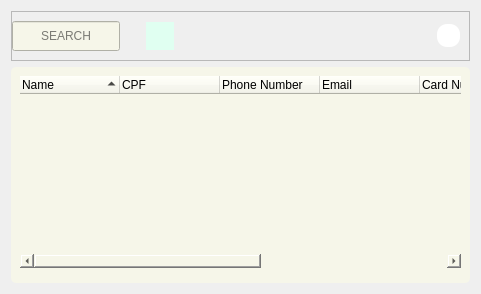
             <widget class="QWidget" name="rmcu_slct">
              <layout class="QVBoxLayout" name="verticalLayout_20">
               <item>
                <widget class="QFrame" name="rmcu_slct_f1">
                 <property name="sizePolicy">
                  <sizepolicy hsizetype="Preferred" vsizetype="Maximum">
                   <horstretch>0</horstretch>
                   <verstretch>0</verstretch>
                  </sizepolicy>
                 </property>
                 <property name="minimumSize">
                  <size>
                   <width>0</width>
                   <height>50</height>
                  </size>
                 </property>
                 <property name="frameShape">
                  <enum>QFrame::StyledPanel</enum>
                 </property>
                 <property name="frameShadow">
                  <enum>QFrame::Raised</enum>
                 </property>
                 <layout class="QHBoxLayout" name="horizontalLayout_8">
                  <property name="leftMargin">
                   <number>0</number>
                  </property>
                  <item>
                   <widget class="QLineEdit" name="rmcu_slct_src">
                    <property name="sizePolicy">
                     <sizepolicy hsizetype="MinimumExpanding" vsizetype="Fixed">
                      <horstretch>0</horstretch>
                      <verstretch>0</verstretch>
                     </sizepolicy>
                    </property>
                    <property name="minimumSize">
                     <size>
                      <width>0</width>
                      <height>30</height>
                     </size>
                    </property>
                    <property name="maximumSize">
                     <size>
                      <width>500</width>
                      <height>16777215</height>
                     </size>
                    </property>
                    <property name="toolTip">
                     <string>&lt;html&gt;&lt;head/&gt;&lt;body&gt;&lt;p&gt;INSERT CLIENT NAME&lt;/p&gt;&lt;/body&gt;&lt;/html&gt;</string>
                    </property>
                    <property name="styleSheet">
                     <string notr="true">QLineEdit{
background-color: rgb(246, 246, 233);
}
QToolTip { 
color: rgb(246, 246, 233);
background-color:rgb(31, 80, 20);
 border: 0px; 
font: 12pt &quot;Fira Sans &quot;;
}</string>
                    </property>
                    <property name="alignment">
                     <set>Qt::AlignCenter</set>
                    </property>
                    <property name="placeholderText">
                     <string>SEARCH</string>
                    </property>
                   </widget>
                  </item>
                  <item>
                   <spacer name="horizontalSpacer_15">
                    <property name="orientation">
                     <enum>Qt::Horizontal</enum>
                    </property>
                    <property name="sizeType">
                     <enum>QSizePolicy::Maximum</enum>
                    </property>
                    <property name="sizeHint" stdset="0">
                     <size>
                      <width>20</width>
                      <height>20</height>
                     </size>
                    </property>
                   </spacer>
                  </item>
                  <item>
                   <widget class="QPushButton" name="rmcu_slct_btn">
                    <property name="sizePolicy">
                     <sizepolicy hsizetype="Minimum" vsizetype="Fixed">
                      <horstretch>0</horstretch>
                      <verstretch>0</verstretch>
                     </sizepolicy>
                    </property>
                    <property name="minimumSize">
                     <size>
                      <width>28</width>
                      <height>0</height>
                     </size>
                    </property>
                    <property name="maximumSize">
                     <size>
                      <width>10</width>
                      <height>28</height>
                     </size>
                    </property>
                    <property name="styleSheet">
                     <string notr="true">QPushButton:hover
{
    border: 3px solid  rgb(205, 255, 225);
	background-color: rgb(200, 255, 220);
}
QPushButton {
	background-image: url(:/img/Interface_files/glass_src.png);
	background-repeat: no-repeat;
	background-color: rgb(224, 255, 241);
	border: 3px solid rgb(224, 255, 241);
}

/*background: center;*/

/*background: center;*/
</string>
                    </property>
                    <property name="text">
                     <string/>
                    </property>
                   </widget>
                  </item>
                  <item>
                   <spacer name="horizontalSpacer_14">
                    <property name="orientation">
                     <enum>Qt::Horizontal</enum>
                    </property>
                    <property name="sizeHint" stdset="0">
                     <size>
                      <width>257</width>
                      <height>20</height>
                     </size>
                    </property>
                   </spacer>
                  </item>
                  <item>
                   <widget class="QFrame" name="rmcu_w_f">
                    <property name="sizePolicy">
                     <sizepolicy hsizetype="Maximum" vsizetype="Maximum">
                      <horstretch>0</horstretch>
                      <verstretch>0</verstretch>
                     </sizepolicy>
                    </property>
                    <property name="minimumSize">
                     <size>
                      <width>23</width>
                      <height>23</height>
                     </size>
                    </property>
                    <property name="toolTip">
                     <string>&lt;html&gt;&lt;head/&gt;&lt;body&gt;&lt;p&gt;HOVER YOUR MOUSE OVER THE DESIRED FIELD FOR HELP&lt;/p&gt;&lt;/body&gt;&lt;/html&gt;</string>
                    </property>
                    <property name="styleSheet">
                     <string notr="true">QFrame{
border-image: url(:/img/Interface_files/qestion.png) 0 0 0 0 sketch sketch;
background-color: rgb(255, 255, 255);
border-radius: 10px;
}
QToolTip { 
color: rgb(246, 246, 233);
background-color:rgb(31, 80, 20);
 border: 0px; 
font: 12pt &quot;Fira Sans &quot;;
}</string>
                    </property>
                    <property name="frameShape">
                     <enum>QFrame::StyledPanel</enum>
                    </property>
                    <property name="frameShadow">
                     <enum>QFrame::Raised</enum>
                    </property>
                   </widget>
                  </item>
                 </layout>
                </widget>
               </item>
               <item>
                <widget class="QFrame" name="rmcu_slct_f2">
                 <property name="styleSheet">
                  <string notr="true">background-color: rgb(246, 246, 233);
border-radius: 5px;
</string>
                 </property>
                 <property name="frameShape">
                  <enum>QFrame::StyledPanel</enum>
                 </property>
                 <property name="frameShadow">
                  <enum>QFrame::Raised</enum>
                 </property>
                 <layout class="QVBoxLayout" name="verticalLayout_21">
                  <item>
                   <widget class="QTreeWidget" name="rmcu_f_tree">
                    <property name="tabKeyNavigation">
                     <bool>false</bool>
                    </property>
                    <property name="indentation">
                     <number>20</number>
                    </property>
                    <property name="rootIsDecorated">
                     <bool>false</bool>
                    </property>
                    <property name="uniformRowHeights">
                     <bool>false</bool>
                    </property>
                    <property name="itemsExpandable">
                     <bool>true</bool>
                    </property>
                    <property name="sortingEnabled">
                     <bool>true</bool>
                    </property>
                    <property name="animated">
                     <bool>false</bool>
                    </property>
                    <property name="allColumnsShowFocus">
                     <bool>false</bool>
                    </property>
                    <property name="wordWrap">
                     <bool>false</bool>
                    </property>
                    <property name="headerHidden">
                     <bool>false</bool>
                    </property>
                    <attribute name="headerMinimumSectionSize">
                     <number>39</number>
                    </attribute>
                    <column>
                     <property name="text">
                      <string>Name</string>
                     </property>
                    </column>
                    <column>
                     <property name="text">
                      <string>CPF</string>
                     </property>
                    </column>
                    <column>
                     <property name="text">
                      <string>Phone Number</string>
                     </property>
                    </column>
                    <column>
                     <property name="text">
                      <string>Email</string>
                     </property>
                    </column>
                    <column>
                     <property name="text">
                      <string>Card Number</string>
                     </property>
                    </column>
                    <column>
                     <property name="text">
                      <string>CVV</string>
                     </property>
                    </column>
                    <column>
                     <property name="text">
                      <string>Expiration Date</string>
                     </property>
                    </column>
                    <column>
                     <property name="text">
                      <string>Address</string>
                     </property>
                    </column>
                   </widget>
                  </item>
                  <item>
                   <widget class="QFrame" name="frame_6">
                    <property name="frameShape">
                     <enum>QFrame::StyledPanel</enum>
                    </property>
                    <property name="frameShadow">
                     <enum>QFrame::Raised</enum>
                    </property>
                   </widget>
                  </item>
                 </layout>
                </widget>
               </item>
              </layout>
             </widget>
